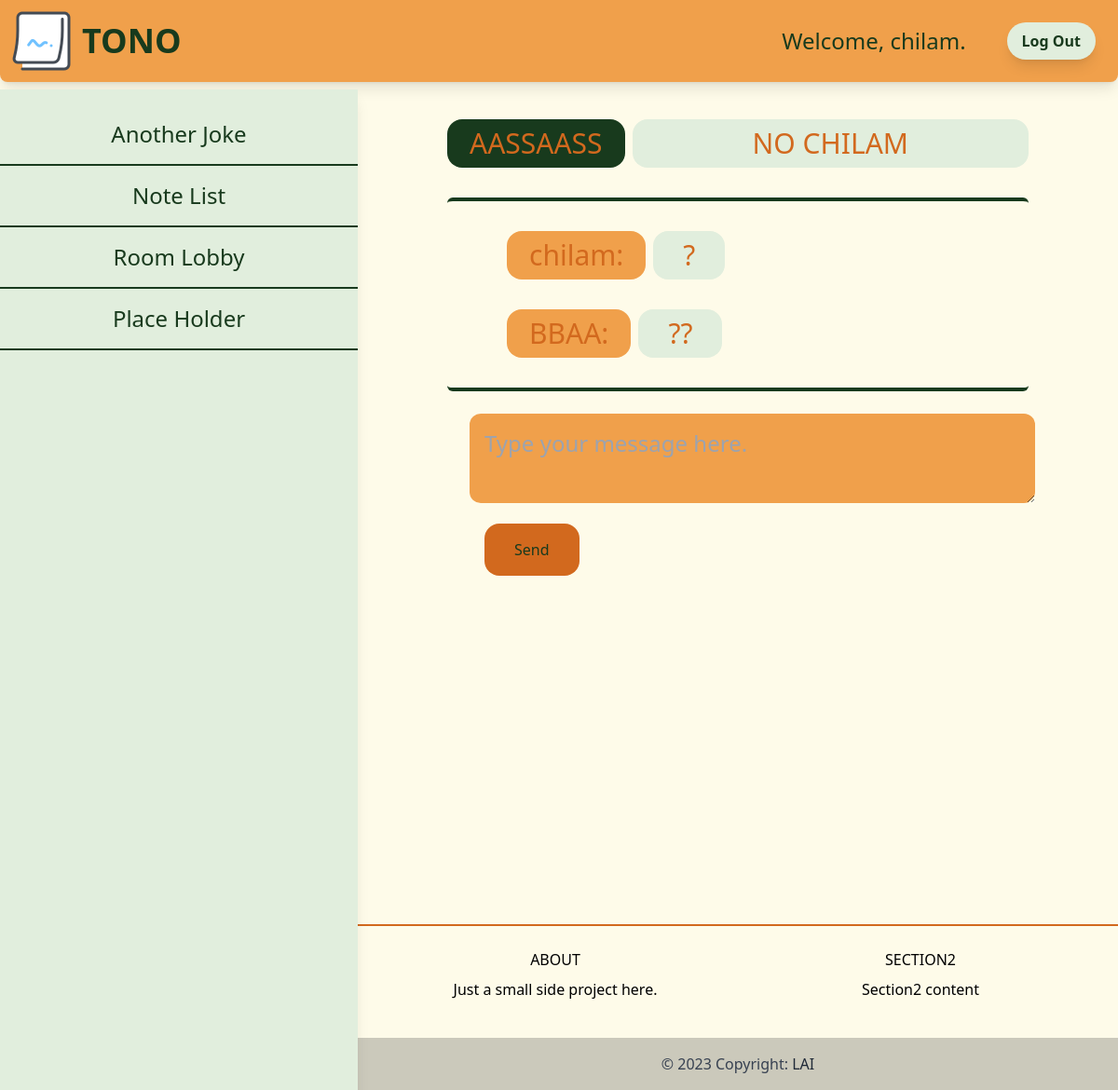
/room/6/ (signed in), run on the app's committed database.
### room/models.py (models this page shows, shortened)
class room(models.Model):
    name = models.TextField(max_length=80)
    code = models.CharField(max_length=8)
    created_at = models.DateTimeField(auto_now=True)
    modified_at = models.DateTimeField(auto_now_add=True)
    created_by = models.ForeignKey(User, related_name='roomowner', on_delete=models.CASCADE)
    members = models.ManyToManyField(User, related_name='room')
    class Meta:
        ordering = ('modified_at',)

class roommessage(models.Model):
    room = models.ForeignKey(room,related_name='message', on_delete=models.CASCADE)
    content = models.TextField(max_length=80)
    created_at = models.DateTimeField(auto_now=True)
    created_by = models.ForeignKey(User, related_name='roomspeaker', on_delete=models.CASCADE)

### room/views.py (the view)
# urls.py: path('room/<int:pk>/', roomdetail, name='roomdetail'),
def roomdetail(request, pk):
    r = get_object_or_404(room, members__in = [request.user.id], pk=pk)
    messages = roommessage.objects.filter(room = r).order_by('created_at')
    if request.method =='POST':
        form = roommessageform(request.POST)
        if form.is_valid():
            mes = form.save(commit=False)
            mes.room = r
            mes.created_by = request.user
            mes.save()
            return redirect('roomdetail', pk=pk)
    else:
        form = roommessageform()
    return render(request,'room/roomdetail.html',{
        'room' : r,
        'form' : form,
        'room_messages' : messages,
    })

### room/forms.py
class roommessageform(forms.ModelForm):
    class Meta:
        model = roommessage
        labels = {'content':'',}
        fields = ('content',)
        widgets = {
            'content': forms.Textarea(attrs={
                'rows':2,
                'class':'text-2xl bg-alu-three rounded-xl border px-4 py-4',
                'placeholder':"Type your message here.",
            })
        }

### room/templates/room/roomdetail.html (shortened to what this page needs)
{% extends 'core/base.html' %}
{%block content%}
<div class="pl-24 pr-24 w-full">
    <div class="w-full py-8">
        <div class="flex gap-2 items-center text-center">
            <p class="text-alu-red text-3xl text-bold text-alu-neutral bg-alu-btn rounded-2xl py-2 px-6 h-fit">{{room.code}} </p>
            <p class="text-alu-red text-3xl text-bold text-alu-neutral bg-alu-netural rounded-2xl py-2 px-8 w-full overflow-clip">{{room.name}}</p>
        </div>
    </div>
    <div class="flex flex-col gap-8 bg-alu-main max-h-50s w-full border-alu-btn px-16 py-8 border-t-4 border-b-4 rounded-md overflow-scroll [&::-webkit-scrollbar]:hidden [-ms-overflow-style:'none'] [scrollbar-width:'none'] ">
        {%for mes in room_messages%}
            <div class="flex gap-2 items-center text-center">
                <p class="text-alu-red text-3xl text-bold text-alu-neutral bg-alu-three rounded-2xl py-2 px-6 h-fit">{{mes.created_by}}:</p>
                <p class="text-alu-red text-3xl text-bold text-alu-neutral bg-alu-netural rounded-2xl py-2 px-8 overflow-clip">{{mes.content}}</p>
            </div>
        {%endfor%}
    </div>
    <div class="py-6 px-6 items-center">
        <form name="roommesform" method="POST" action=".">
            <div class="flex items-center text-center space-y-4 w-full">
            {{ form.as_p}}
            </div>
            <button type="submit" name="roommespost" class="mx-4 mt-4 mb-32 px-8 py-4 bg-alu-red text-alu-btn rounded-2xl" >Send</button>
        </form>
    </div>
</div>
{%endblock%}

### core/templates/core/base.html (shortened to what this page needs)
{% load static %}
<!DOCTYPE html>
<html>
    <head>
        <link rel="stylesheet" href="{% static 'mainout.css' %}">
    </head>
    <body class="bg-alu-main h-full min-h-full">
      <nav class="w-full flex flex-wrap justify-between fixed">
        <div class="container-fluid w-full flex flex-wrap justify-between px-3 py-3 bg-alu-three rounded-b-lg shadow-lg">
          <div class="inline-flex items-center">
                <img src="{% static '/images/logo.png' %}" alt="myLogo"></img>
                <a class="uppercase pl-3 text-4xl text-alu-btn font-extrabold" href="/">tono</a>
                </div>
                <div class="inline-flex justify-between whitespace-nowrap">
                  {%if request.user.is_authenticated %}
                    <p class="text-2xl h-8 leading-8 py-4 text-alu-btn px-8">Welcome, {{request.user.username}}.</p>
                    <button class="flex-1 text-center bg-alu-netural hover:bg-alu-btn text-alu-btn font-semibold py-2 px-4 m-3 rounded-full shadow-lg ease-in duration-200">
                      <a href="{% url 'logout'%}">Log Out</a></button>
                  {%endif%}
                </div>
              </div>
      </nav>
      <div class="flex flex-row">
        <div class="flex flex-col flex-wrap justify-items-center bg-alu-netural shadow-lg whitespace-nowrap w-96 h-full fixed mt-24 py-4">
          <button class="text-alu-btn text-2xl hover:bg-alu-three border-b-2 border-alu-btn py-4">Another Joke</button>
          <button class="text-alu-btn text-2xl hover:bg-alu-three border-b-2 border-alu-btn py-4">Note List</button>
          <button class="text-alu-btn text-2xl hover:bg-alu-three border-b-2 border-alu-btn py-4">Room Lobby</button>
          <button class="text-alu-btn text-2xl hover:bg-alu-three border-b-2 border-alu-btn py-4">Place Holder</button>
        </div>
        <div class="flex flex-col bg-alu-main w-full h-full">
      <div class="pl-96 mt-24 h-screen mb-24">
      {% block content %}{% endblock %}
      </div>
      <footer class="text-center bg-alu-main border-t-2 border-t-alu-red pl-96">
        <div class="container p-6 text-gray-80 ">
          <div class="grid grid-cols-2 gap-4">
            <div class="mb-6 md:mb-0">
              <h5 class="font-medium mb-2 uppercase">About</h5>
              <p class="mb-4">
                Just a small side project here.
              </p>
            </div>
            <div class="mb-6 md:mb-0">
              <h5 class="font-medium mb-2 uppercase">Section2</h5>
              <p class="mb-4">
                Section2 content
              </p>
            </div>
          </div>
        </div>
        <div class="text-center text-gray-700 p-4" style="background-color: rgba(0, 0, 0, 0.2);">
          © 2023 Copyright:
          <a class="text-gray-800" href="">LAI</a>
        </div>
      </footer>
    </div>
  </div>
    </body>
</html>

### data on the page
room: code "AASSAASS", name "NO CHILAM"
roommessage: created_by "chilam", content "?"
roommessage: created_by "BBAA", content "??"

### other printed values
{{ request.user.username }} "chilam"
